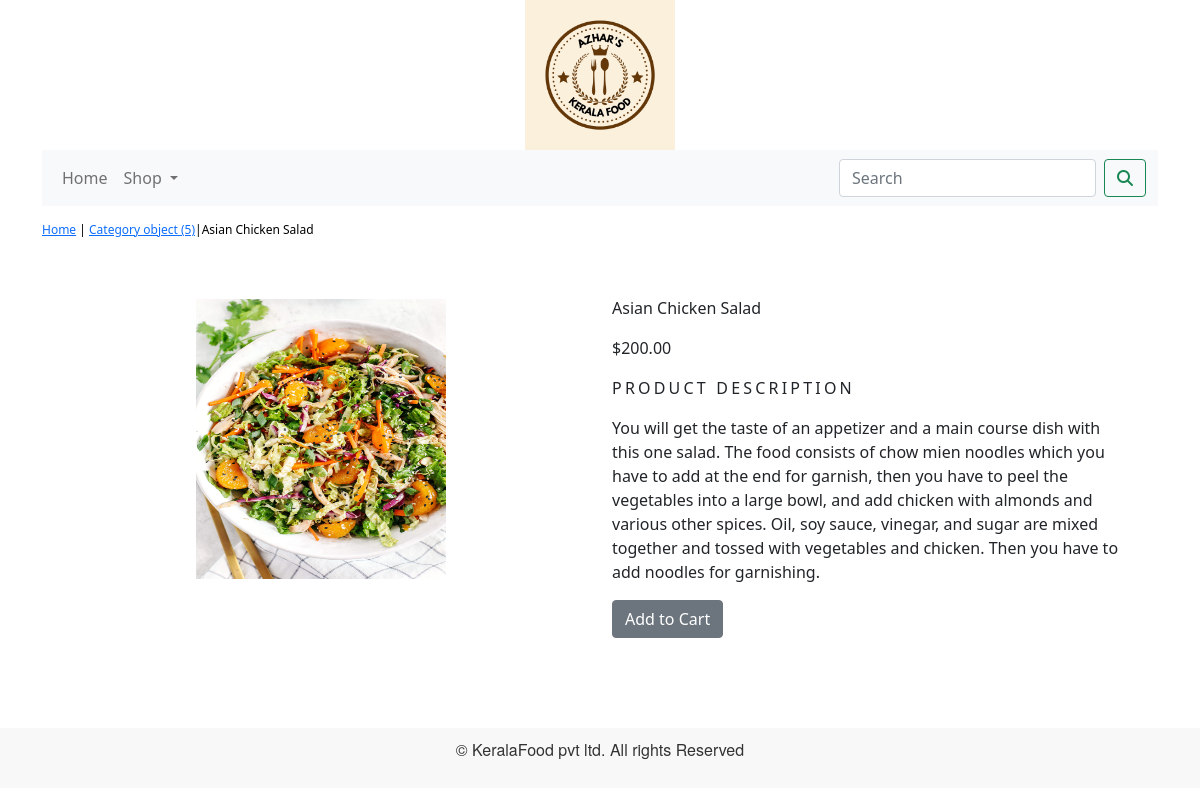
Screenshot of /shop/salad/asian-chicken-salad/ with the database file from the repository.
### shop/models.py (models this page shows, shortened)
class Product(models.Model):
    name=models.CharField(max_length=250,unique=True)
    slug=models.SlugField(max_length=250, unique=True)
    description=models.TextField(blank=True)
    price=models.DecimalField(max_digits=10,decimal_places=2)
    category=models.ForeignKey(Category,on_delete=models.CASCADE)
    image=models.ImageField(upload_to='product',blank=True)
    stock=models.IntegerField()
    available=models.BooleanField(default=True)
    created=models.DateTimeField(auto_now_add=True)
    update=models.DateTimeField(auto_now=True)
    class Meta:
        ordering=['name']
        verbose_name='product'
        verbose_name_plural='products'

class Category(models.Model):
    name=models.CharField(max_length=250,unique=True)
    slug=models.SlugField(max_length=250,unique=True)
    description=models.TextField(blank=True)
    image=models.ImageField(upload_to='category',blank=True)
    def get_url(self):
        return reverse('shop:products_by_category', args=[self.slug])
    class Meta:
        ordering=['name']
        verbose_name='category'
        verbose_name_plural='categories'

### shop/views.py (the view)
# urls.py: path('<slug:c_slug>/<slug:product_slug>/', views.proDetail, name='prodCatDetail')
def proDetail(request,c_slug,product_slug):
    try:
        product=Product.objects.get(category__slug=c_slug,slug=product_slug)
    except Exception as e:
        raise  e
    return render(request,'product.html',{'product':product})

### cart/context_processors.py (called while the page is built)
def counter(request):
    item_count=0
    if'admin' in request.path:
        return {}
    else:
        try:
            cart=Cart.objects.filter(cart_id=cart_id(request))
            car_items=CartItem.objects.all().filter(cart=cart[:1])
            for cart_item in car_items:
                item_count += cart_item.quantity
        except Cart.DoesNotExist:
            item_count=0
        return dict(item_count=item_count)

### cart/views.py (called while the page is built)
def cart_id(request):
    cart=request.session.session_key
    if not cart:
        cart=request.session.create()
    return cart

### shop/context_processors.py (called while the page is built)
def menu_links(request):
    links=Category.objects.all()
    return dict(links=links)

### template/product.html (shortened to what this page needs)
{% extends 'base.html' %}
{% load static %}
{% block content %}
<div class="row my_prod_row_class">
    <div class="mx_auto">
        <p> <a href="{% url 'shop:allProdCat' %}">Home</a> | <a href="{{product.category.get_url}}">{{product.category}}</a>|{{product.name}}</p>
    </div>
</div>
<div class="container">
<br>
<div class="row">
    <div class="col-12 col-sm-12 col-md-12 col-lg-6 text-center">
        <div style="min-width:18rem;">
            <img src="{{product.image.url}}" alt="{{product.name}}" width="250px;" height="280px;">
        </div>
    </div>
    <div class="col-12 col-sm-12 col-md-12 col-lg-6">
        <div>
        <h1 class="my_prod_title">{{product.name}}</h1>
        <p>${{product.price}}</p>
        <p class="my_title"> Product Description</p>
        <p class="text-justify my_prod_text">{{product.description}}</p>
        {% if product.stock <= 0 %}
        <p class="text-justify my_prod_text"><b>Out of Stock</b></p>
        {% else %}
        <a class="btn btn-secondary" href="{% url 'cart:add_cart' product.id %}">Add to Cart</a>
        {% endif %}
    </div>
</div>
</div>
</div>
{% endblock %}

### static/css/custom.css (style rules this page uses)
body { font-family: 'Roboto', sans-serif; }
.my_title { font-size:16px; text-transform:uppercase; letter-spacing:.2em; }
.my_prod_row_class { padding-top:15px; padding-bottom:20px; }
.my_prod_row_class .mx_auto { color:#000; font-size:12px; text-decoration:none; }
.my_prod_title { font-size:16px; text_transform:uppercase; letter-spacing:.2em padding-top:15px; padding-bottom:10px; }
.my_prod_text { padding-right:20px; }

### rows the page displays
Product: category "Category object (5)", name "Asian Chicken Salad", image (picture), price "200.00", description "You will get the taste of an appetizer and a main course dish with this one salad. The food consists of chow mien noodles which you have to add at the end for garnish, then you have to peel the vegetables into a large bowl, and add chicken with almonds and various other spices. Oil, soy sauce, vinegar, and sugar are mixed together and tossed with vegetables and chicken. Then you have to add noodles for garnishing."
